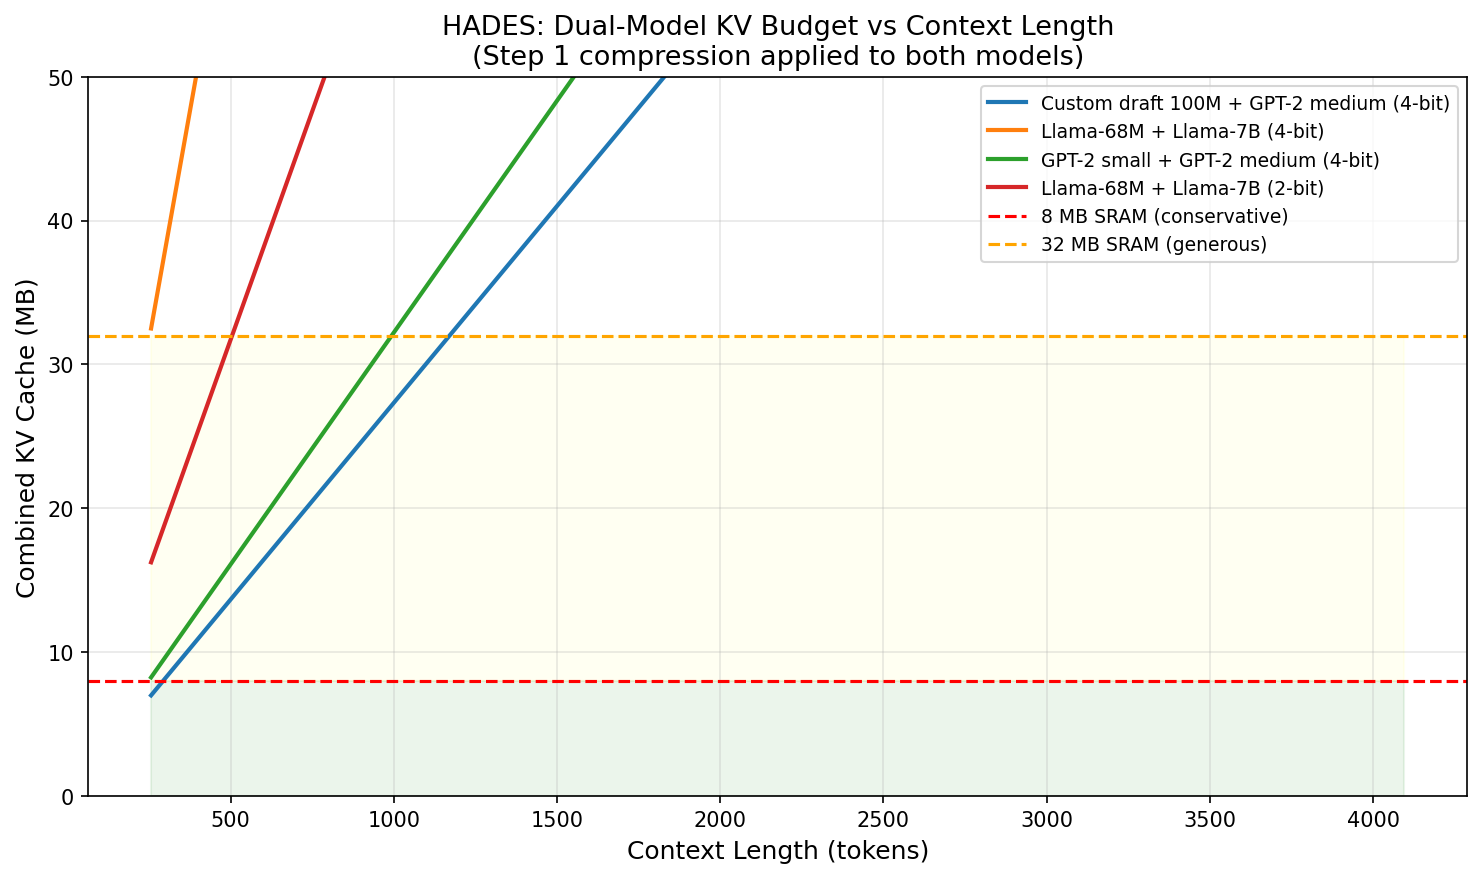

This figure's Python source:
"""
Phase 1: KV cache memory budget analysis for HADES at 16nm.
Proves that Step 1 compression (4-bit KV) makes dual-model (draft + main) fit in 8-32 MB SRAM.
Run on laptop (CPU only).
"""

import numpy as np
import matplotlib.pyplot as plt


def kv_size_mb(
    num_layers: int,
    num_heads: int,
    head_dim: int,
    context_len: int,
    bits: int,
) -> float:
    """KV cache size in MB for one model."""
    bytes_per_entry = bits / 8
    # K and V, both stored
    total_bytes = 2 * num_layers * num_heads * head_dim * context_len * bytes_per_entry
    return total_bytes / (1024 ** 2)


MODELS = {
    # (name, layers, heads, head_dim, param_count_M)
    "GPT-2 small (117M)":   (12, 12, 64,  117),
    "GPT-2 medium (345M)":  (24, 16, 64,  345),
    "GPT-2 large (774M)":   (36, 20, 64,  774),
    "Llama-68M":            (4,  8,  64,   68),
    "Llama-160M":           (12, 12, 64,  160),
    "Llama-7B":             (32, 32, 128, 7000),
    "Llama-13B":            (40, 40, 128, 13000),
    "Custom draft 100M":    (8,  8,  64,  100),
}

HADES_SRAM_MB = 8   # conservative 16nm SRAM budget
HADES_SRAM_MAX_MB = 32  # generous 16nm budget


def print_budget_table(context_len: int = 2048):
    print(f"\n=== KV Cache Budget at context={context_len} tokens ===")
    print(f"{'Model':<26} {'Params':>8} {'16-bit MB':>12} {'8-bit MB':>10} {'4-bit MB':>10} {'2-bit MB':>10}")
    print("-" * 80)
    for name, (layers, heads, hdim, params) in MODELS.items():
        sizes = {b: kv_size_mb(layers, heads, hdim, context_len, b) for b in [16, 8, 4, 2]}
        print(f"{name:<26} {params:>7}M {sizes[16]:>11.2f} {sizes[8]:>10.2f} {sizes[4]:>10.2f} {sizes[2]:>10.2f}")


def dual_model_budget(
    draft_name: str,
    main_name: str,
    context_len: int = 2048,
    compression_bits: int = 4,
):
    """Compute combined KV footprint for draft + main model with Step 1 compression."""
    draft = MODELS[draft_name]
    main = MODELS[main_name]

    draft_kv = kv_size_mb(draft[0], draft[1], draft[2], context_len, compression_bits)
    main_kv = kv_size_mb(main[0], main[1], main[2], context_len, compression_bits)
    total = draft_kv + main_kv

    fits_conservative = total <= HADES_SRAM_MB
    fits_generous = total <= HADES_SRAM_MAX_MB

    print(f"\n  Draft: {draft_name}")
    print(f"  Main:  {main_name}")
    print(f"  Context: {context_len} tokens | Compression: {compression_bits}-bit (Step 1)")
    print(f"  Draft KV: {draft_kv:.2f} MB | Main KV: {main_kv:.2f} MB | Total: {total:.2f} MB")
    print(f"  Fits in 8MB SRAM:  {'YES ✓' if fits_conservative else 'NO — needs eDRAM'}")
    print(f"  Fits in 32MB SRAM: {'YES ✓' if fits_generous else 'NO — needs off-chip'}")
    return total


def plot_budget_vs_context():
    context_lengths = np.arange(256, 4097, 128)
    pairs = [
        ("Custom draft 100M", "GPT-2 medium (345M)", 4),
        ("Llama-68M", "Llama-7B", 4),
        ("GPT-2 small (117M)", "GPT-2 medium (345M)", 4),
        ("Llama-68M", "Llama-7B", 2),
    ]

    fig, ax = plt.subplots(figsize=(10, 6))
    for draft_name, main_name, bits in pairs:
        draft = MODELS[draft_name]
        main = MODELS[main_name]
        totals = [
            kv_size_mb(draft[0], draft[1], draft[2], c, bits) +
            kv_size_mb(main[0], main[1], main[2], c, bits)
            for c in context_lengths
        ]
        label = f"{draft_name.split('(')[0].strip()} + {main_name.split('(')[0].strip()} ({bits}-bit)"
        ax.plot(context_lengths, totals, linewidth=2, label=label)

    ax.axhline(HADES_SRAM_MB, color="red", linestyle="--", linewidth=1.5, label="8 MB SRAM (conservative)")
    ax.axhline(HADES_SRAM_MAX_MB, color="orange", linestyle="--", linewidth=1.5, label="32 MB SRAM (generous)")
    ax.fill_between(context_lengths, 0, HADES_SRAM_MB, alpha=0.08, color="green")
    ax.fill_between(context_lengths, HADES_SRAM_MB, HADES_SRAM_MAX_MB, alpha=0.05, color="yellow")

    ax.set_xlabel("Context Length (tokens)", fontsize=12)
    ax.set_ylabel("Combined KV Cache (MB)", fontsize=12)
    ax.set_title("HADES: Dual-Model KV Budget vs Context Length\n(Step 1 compression applied to both models)", fontsize=13)
    ax.legend(fontsize=9)
    ax.grid(True, alpha=0.3)
    ax.set_ylim(0, 50)

    plt.tight_layout()
    plt.savefig("analysis/kv_budget.png", dpi=150, bbox_inches="tight")
    print("\nSaved: analysis/kv_budget.png")
    plt.show()


if __name__ == "__main__":
    print("=== HADES KV Cache Memory Budget Analysis ===")
    print_budget_table(context_len=2048)

    print("\n--- Dual-Model Budget (draft + main, Step 1 compression) ---")
    dual_model_budget("Custom draft 100M", "GPT-2 medium (345M)", 2048, compression_bits=4)
    dual_model_budget("Llama-68M", "Llama-7B", 2048, compression_bits=4)
    dual_model_budget("GPT-2 small (117M)", "GPT-2 medium (345M)", 2048, compression_bits=4)

    print("\n--- Without Step 1 (16-bit, to show why Steps 1+5 are coupled) ---")
    dual_model_budget("Custom draft 100M", "GPT-2 medium (345M)", 2048, compression_bits=16)

    plot_budget_vs_context()
